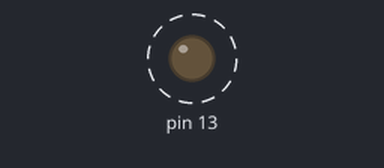
Recording of a sketch running on a simulated Arduino Uno, built with avr-gcc and run on an emulated ATmega328P. Parts: output pins drawn as LEDs (lit = HIGH). Dashed ring = blinking.

Above: at 0.05 s.
Timing chart, 0 to 3.0 s (numbered marks = the images above):
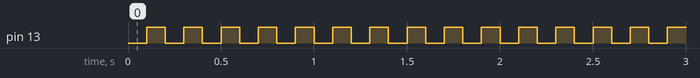

The sketch:

sequencia_100_LED.ino
```cpp
// C++ code
//
int tempo = 0;

void setup()
{
  pinMode(13, OUTPUT);

  tempo = 100;
}

void loop()
{
  delay(tempo); // Wait for tempo millisecond(s)
  digitalWrite(13, HIGH);
  delay(tempo); // Wait for tempo millisecond(s)
  digitalWrite(13, LOW);
}
```

Measured:
- by itself, pin 13: alternates HIGH for 0.10 s and LOW for 0.10 s
